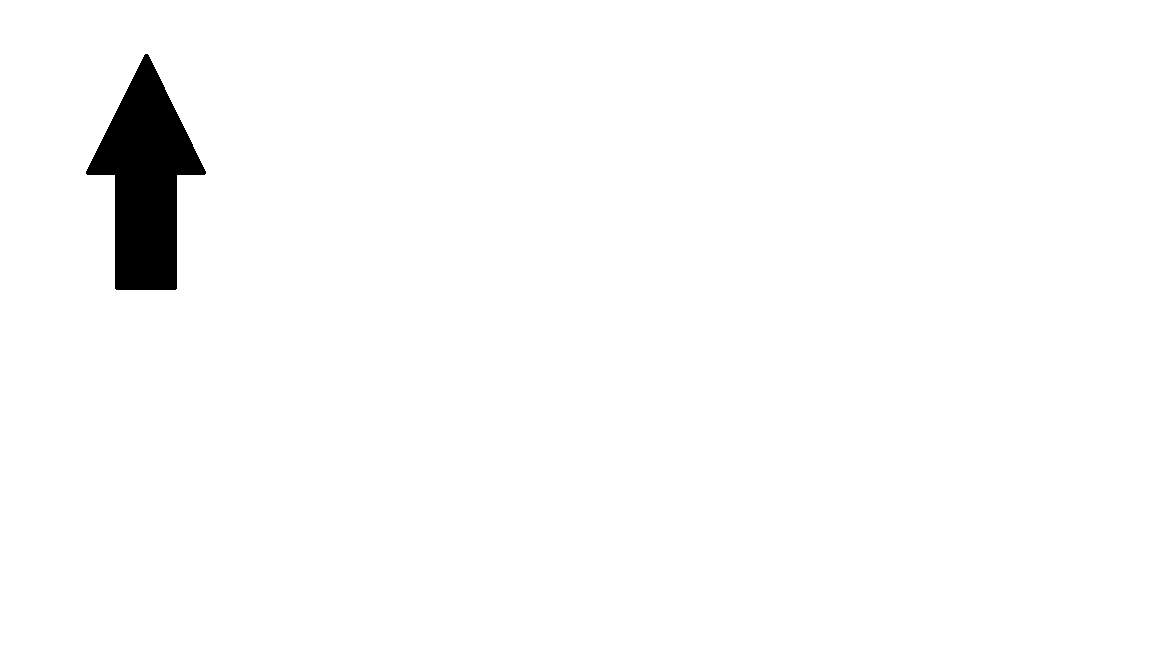
#> input picture pic/strelka.jpg, 1152 x 648 px
$ jupyter execute --allow-errors Lab10.ipynb
#> lines starting #> are read from the running program, lines starting #| are printed output that depends on the picture; after the words box and inside, x2 and y2 are one past the last pixel; in counts of white or black regions, pixels touching at a corner belong together
# ЛР_4(10) Цифровая обработка бинарных изображений

### Задание 4.1. Изменить размер изображения.

[cell 1]
import cv2
import numpy as np
import matplotlib.pyplot as plt

[cell 2]
def img_print(original, res):
    pose = [121, 122]
    signature = ["Оригинал", "Измененное"]
    img = [original, res]
    i = 0
    while i < 2:
        plt.subplot(pose[i])
        plt.title(signature[i])
        plt.imshow(img[i])
        i += 1
    return 0

[cell 3]
img = cv2.imread('pic/Cat.jpg', 1)
#> (the rest of this cell did not finish here and is left out)

Первый способ изменения размера задается в процентах

[cell 4]
scale_percent = 50
#> (the rest of this cell did not finish here and is left out)

Второй способ, изменения размера задается вручную

#> (a cell that did not finish here is left out)

#> (a cell that did not finish here is left out)

Третий способ: задается коэффициентом масштабирования

#> (a cell that did not finish here is left out)

### Задание 4.2 Определить размер изображения и сдвинуть изображение на 100 столбцов и 50 строк.

#> (a cell that did not finish here is left out)

### Задание 4.3 Определить размер изображения, его центр и повернуть его на 90 градусов.

#> (a cell that did not finish here is left out)

### Задание 4.4 Определить размер изображения, задать 3 точки, изменить их координаты и провести аффинное преобразование всего изображения по этим точкам

[cell 10]
pts1 = np.float32([[50,50],[200,50],[50,200]])
pts2 = np.float32([[10,100],[200,50],[100,250]])

M = cv2.getAffineTransform(pts1,pts2)
#> (the rest of this cell did not finish here and is left out)

### Задание 4.5 Провести охват изображения в прямоугольник, повернутый так, чтобы площадь этого прямоугольника была минимальной. Перед выполнением заданий, используя вставку в Microsoft office «создать фигуры правильной формы», создайте фигуру бинарного изображения, скопируйте в Paint и сохраните в файле с расширением jpg или png. Созданное бинарное изображение должно быть инвертированным, т. е. эти фигуры должно быть темными, тогда прямоугольник, круг, эллипс, которые охватывают эти фигуры, будут хорошо видны.

[cell 11]
img = cv2.imread('pic/strelka.jpg', 0)
#> img is the input picture: shape (648, 1152); min 0, max 255, mean 250
plt.axis('off')
plt.imshow(img);

[cell 12]
ret, thresh = cv2.threshold(img, 127, 255, cv2.THRESH_BINARY)
#> thresh: shape (648, 1152); 98% white; 1 black region
contours, hierarchy = cv2.findContours(thresh, 1, 1)
#> contours = 2 contours; box (x1, y1, x2, y2) and area: (0, 0, 1152, 648) 744697, (85, 53, 207, 291) 15040

cnt = contours[0]
#> cnt = contour of 589 points, box (x1, y1, x2, y2) (85, 53, 207, 291), area 15040
rect = cv2.minAreaRect(cnt)
#> rect = ((146.2, 175), (117.8, 237.1), -14.15)

box = cv2.boxPoints(rect)
#> box = [[118.1, 304.3], [60.14, 74.4], [174.4, 45.59], [232.4, 275.5]]
box = np.intp(box)
#> box = [[118, 304], [60, 74], [174, 45], [232, 275]]

imp = cv2.drawContours(img, [box], 0, (0, 0, 255), 2)
imp = cv2.cvtColor(imp, cv2.COLOR_BGR2RGB)
#> imp: shape (648, 1152, 3)

plt.axis('off')
plt.imshow(imp);

### Задание 4.6 Провести охват изображения в круг.

[cell 13]
image = cv2.imread('pic/strelka.jpg', 0)

(x,y),radius = cv2.minEnclosingCircle(cnt)
#> x = 145.5; y = 173.3; radius = 120.3
center = (int(x),int(y))
#> center = (145, 173)
radius = int(radius)
#> radius = 120

imp = cv2.circle(image,center,radius,(0,255,0),2)
#> imp: shape (648, 1152)
imp = cv2.cvtColor(imp, cv2.COLOR_BGR2RGB)
#> imp: shape (648, 1152, 3)

plt.axis('off')
plt.imshow(imp);

### Задание 4.7 Провести охват изображения в элипс.

[cell 14]
image = cv2.imread('pic/strelka.jpg', 0)

ellipse = cv2.fitEllipse(cnt)
#> ellipse = ((145.6, 180.6), (95.21, 226.5), 0.0913)
imag = cv2.ellipse(image,ellipse,(0,255,0),2)

imag = cv2.cvtColor(imag, cv2.COLOR_BGR2RGB)
#> imag: shape (648, 1152, 3)
plt.axis('off')
plt.imshow(imag);

### Задание 4.8 Провести прямую линию вдоль оси симметрии изображения

[cell 15]
img = cv2.imread('pic/strelka.jpg', 0)

ret, thresh = cv2.threshold(img, 127, 255, cv2.THRESH_BINARY)
inv = cv2.bitwise_not(thresh)
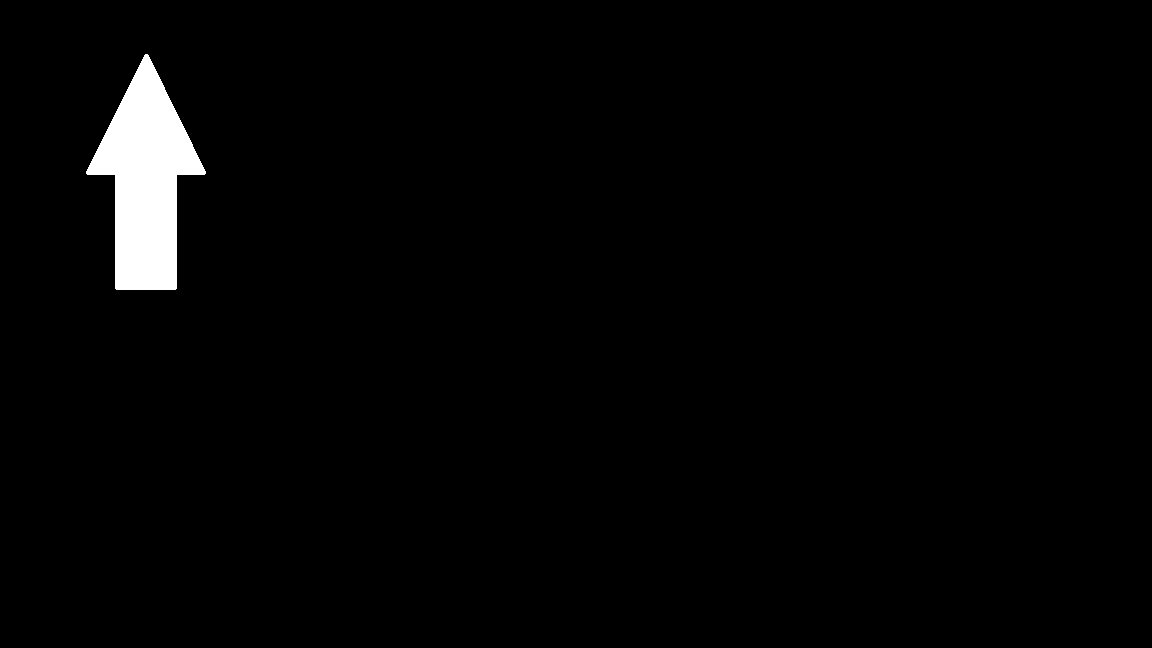
#> inv: shape (648, 1152); 2% white; 1 white region

contours, hierarchy = cv2.findContours(inv, 1, 1)
#> contours = 1 contour; box (x1, y1, x2, y2) and area: (86, 54, 206, 290) 14454
cnt = contours[0]
#> cnt = contour of 585 points, box (x1, y1, x2, y2) (86, 54, 206, 290), area 14454
rows,cols = inv.shape[:2]
#> rows = 648; cols = 1152

[vx,vy,x,y] = cv2.fitLine(cnt, cv2.DIST_L2,0,0.01,0.01)
#> vx = [0.00256]; vy = [-1]; x = [145.6]; y = [183.2]

lefty = int((-x*vy/vx) + y)
#> lefty = 57019
righty = int(((cols-x)*vy/vx)+y)
#> righty = -392648

img = cv2.line(img,(cols-1,righty),(0,lefty),(0,255,0),2)
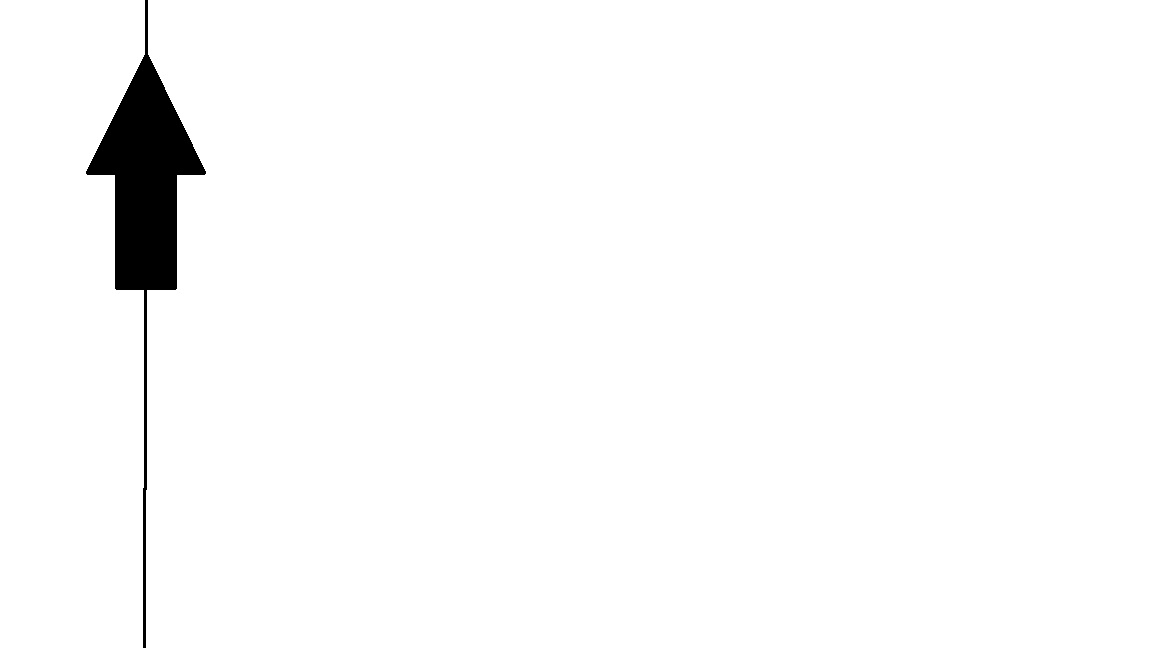
#> img: shape (648, 1152); 0.17% of pixels changed, all inside (x1, y1, x2, y2) = (143, 0, 148, 648)
img = cv2.cvtColor(img, cv2.COLOR_BGR2RGB)
#> img: shape (648, 1152, 3)
plt.axis('off')
plt.imshow(img);

### Задание 4.9 Нарисовать контур, охватывающий изображение, толщиной 2, вывести полученное изображение на экран.

[cell 16]
image = cv2.imread('pic/zvezda.jpg')
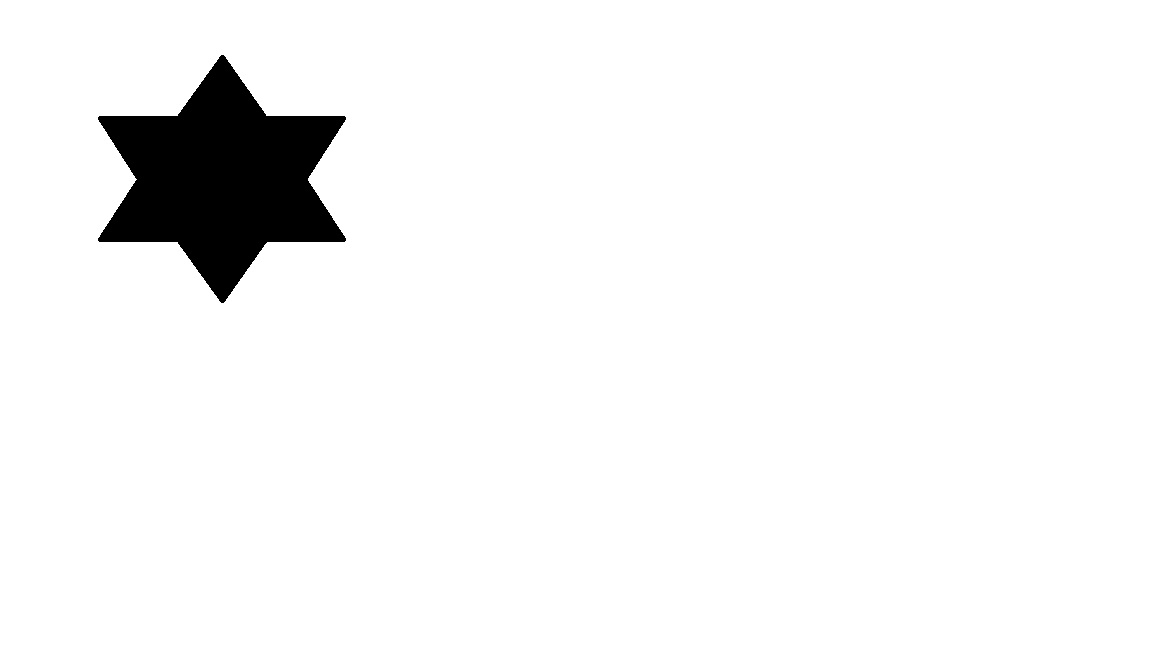
#> input picture pic/zvezda.jpg, 1152 x 648 px
#> image is the input picture: shape (648, 1152, 3); min 0, max 255, mean 244
original_image = image
gray = cv2.cvtColor(image,cv2.COLOR_BGR2GRAY)
edges = cv2.Canny(gray, 50,200)
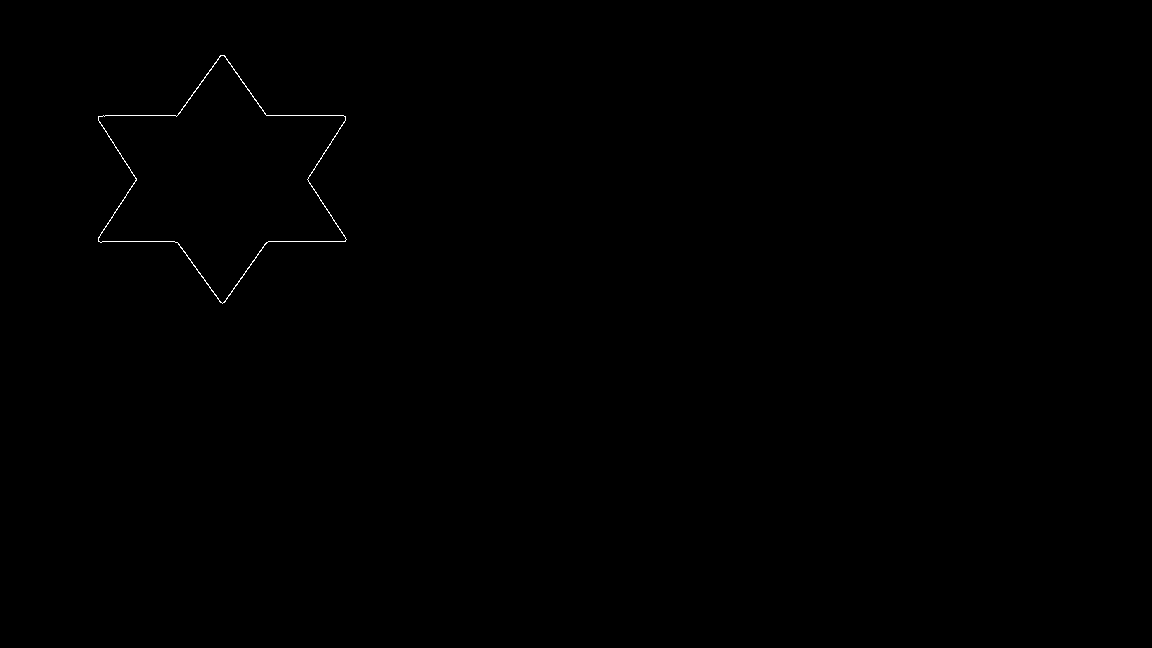
#> edges: shape (648, 1152); 0.13% white in thin lines or dots, all inside (x1, y1, x2, y2) = (98, 55, 347, 304)
contours, hierarchy= cv2.findContours(edges.copy(),
cv2.RETR_EXTERNAL, cv2.CHAIN_APPROX_NONE)
#> contours = 1 contour; box (x1, y1, x2, y2) and area: (98, 55, 347, 304) 32340
for cnt in contours:
    hull= cv2.convexHull(cnt)
    cv2.drawContours(image, [hull],0,(0,255,0),2)
#> this loop made 1 pass
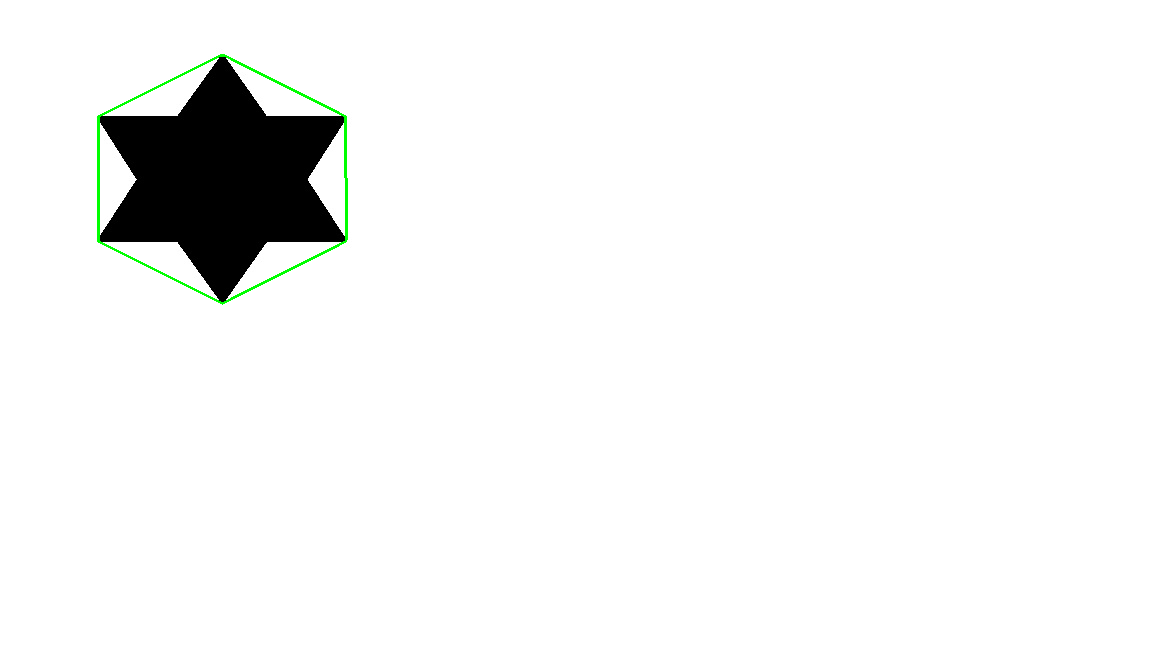
#> image: shape (648, 1152, 3); 0.28% of pixels changed, all inside (x1, y1, x2, y2) = (97, 54, 348, 305)
plt.axis('off')
plt.imshow(image);

### Задание 4.10 Выполнить аппроксимацию контура, полагая epsilon = 1%, epsilon = 5% и epsilon = 10%.

[cell 17]
img = cv2.imread('pic/bin2.jpg', 0)
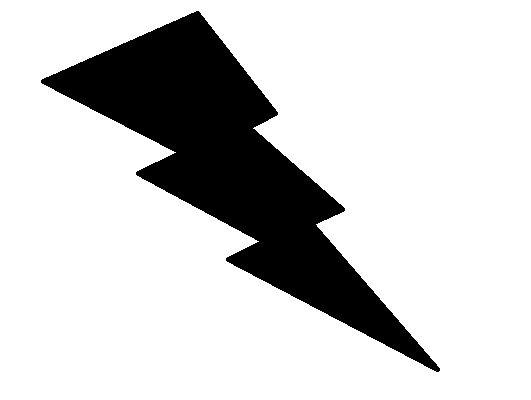
#> input picture pic/bin2.jpg, 531 x 400 px
#> img is the input picture: shape (400, 531); min 0, max 255, mean 207.3

ret, thresh = cv2.threshold(img, 0, 255, 0)
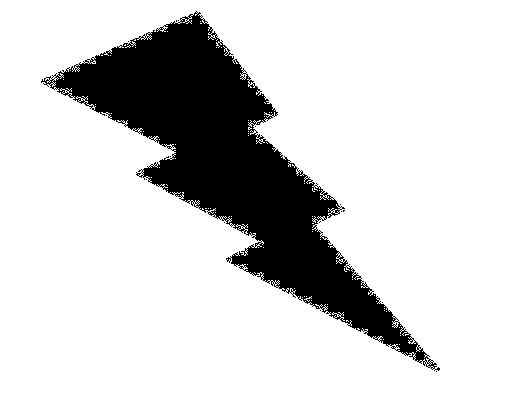
#> thresh: shape (400, 531); 82.5% white; 16 black regions (15 under 20 px)
contours, hierarchy = cv2.findContours(thresh, 2, 3)
#> contours = 497 contours, 491 with area under 20; largest, box (x1, y1, x2, y2) and area: (0, 0, 531, 400) 211470, (49, 11, 430, 363) 37072, (41, 78, 55, 86) 56, (427, 361, 438, 369) 39, (330, 211, 339, 217) 20, (181, 15, 190, 21) 20

imag = cv2.imread('pic/bin2.jpg')

f = plt.figure(figsize=(20,20))

plt.subplot(1,3,1)
plt.title('Original')
plt.imshow(img,'gray')

plt.subplot(1,3,2)
plt.title('Epsilon = 10%')
#> (the rest of this cell did not finish here and is left out)
